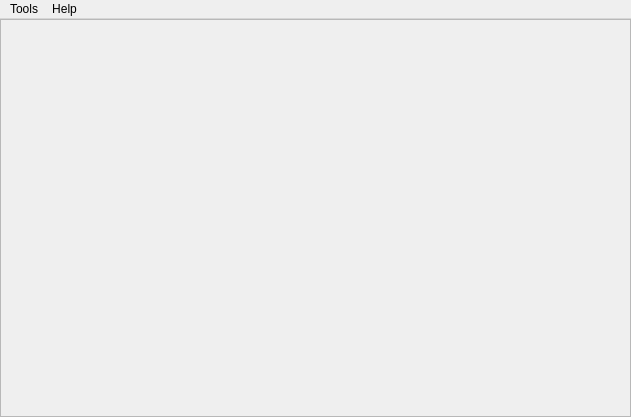
<?xml version="1.0" encoding="UTF-8"?>
<ui version="4.0">
 <class>BetTools</class>
 <widget class="QMainWindow" name="BetTools">
  <property name="geometry">
   <rect>
    <x>0</x>
    <y>0</y>
    <width>631</width>
    <height>417</height>
   </rect>
  </property>
  <property name="windowTitle">
   <string>BetBoy</string>
  </property>
  <property name="styleSheet">
   <string notr="true"/>
  </property>
  <widget class="QWidget" name="centralwidget">
   <layout class="QHBoxLayout" name="horizontalLayout">
    <property name="spacing">
     <number>0</number>
    </property>
    <property name="margin">
     <number>0</number>
    </property>
    <item>
     <widget class="QMdiArea" name="mdiArea">
      <property name="styleSheet">
       <string notr="true"/>
      </property>
      <property name="frameShape">
       <enum>QFrame::StyledPanel</enum>
      </property>
      <property name="frameShadow">
       <enum>QFrame::Raised</enum>
      </property>
      <property name="lineWidth">
       <number>0</number>
      </property>
      <property name="midLineWidth">
       <number>0</number>
      </property>
      <property name="verticalScrollBarPolicy">
       <enum>Qt::ScrollBarAsNeeded</enum>
      </property>
      <property name="horizontalScrollBarPolicy">
       <enum>Qt::ScrollBarAsNeeded</enum>
      </property>
      <property name="background">
       <brush brushstyle="NoBrush">
        <color alpha="255">
         <red>184</red>
         <green>184</green>
         <blue>184</blue>
        </color>
       </brush>
      </property>
      <property name="activationOrder">
       <enum>QMdiArea::StackingOrder</enum>
      </property>
      <property name="viewMode">
       <enum>QMdiArea::TabbedView</enum>
      </property>
      <property name="documentMode">
       <bool>false</bool>
      </property>
      <property name="tabsClosable">
       <bool>true</bool>
      </property>
      <property name="tabsMovable">
       <bool>true</bool>
      </property>
      <property name="tabShape">
       <enum>QTabWidget::Triangular</enum>
      </property>
      <property name="tabPosition">
       <enum>QTabWidget::North</enum>
      </property>
     </widget>
    </item>
   </layout>
  </widget>
  <widget class="QMenuBar" name="menuBar">
   <property name="geometry">
    <rect>
     <x>0</x>
     <y>0</y>
     <width>631</width>
     <height>25</height>
    </rect>
   </property>
   <widget class="QMenu" name="menuTools">
    <property name="title">
     <string>Tools</string>
    </property>
    <addaction name="actionStats_central"/>
    <addaction name="actionMatch_selector"/>
    <addaction name="actionSimulator"/>
    <addaction name="actionSimulations_browser"/>
    <addaction name="actionUpdate_manager"/>
    <addaction name="actionLinks_creator"/>
    <addaction name="actionLeagues_creator"/>
    <addaction name="actionExport_manager"/>
    <addaction name="actionLearning_manager"/>
   </widget>
   <widget class="QMenu" name="menuHelp">
    <property name="title">
     <string>Help</string>
    </property>
    <addaction name="actionAbout"/>
   </widget>
   <addaction name="menuTools"/>
   <addaction name="menuHelp"/>
  </widget>
  <action name="actionStats_central">
   <property name="text">
    <string>Stats central</string>
   </property>
  </action>
  <action name="actionSimulator">
   <property name="text">
    <string>Simulator</string>
   </property>
  </action>
  <action name="actionUpdate_manager">
   <property name="text">
    <string>Update manager</string>
   </property>
  </action>
  <action name="actionLinks_creator">
   <property name="text">
    <string>Links creator</string>
   </property>
  </action>
  <action name="actionLeagues_creator">
   <property name="text">
    <string>Leagues creator</string>
   </property>
  </action>
  <action name="actionExport_manager">
   <property name="text">
    <string>Export manager</string>
   </property>
  </action>
  <action name="actionLearning_manager">
   <property name="text">
    <string>Learning manager</string>
   </property>
  </action>
  <action name="actionAbout">
   <property name="text">
    <string>About</string>
   </property>
  </action>
  <action name="actionMatch_selector">
   <property name="text">
    <string>Match selector</string>
   </property>
  </action>
  <action name="actionSimulations_browser">
   <property name="text">
    <string>Simulations browser</string>
   </property>
  </action>
 </widget>
 <resources>
  <include location="../icons/icons.qrc"/>
 </resources>
 <connections/>
</ui>
